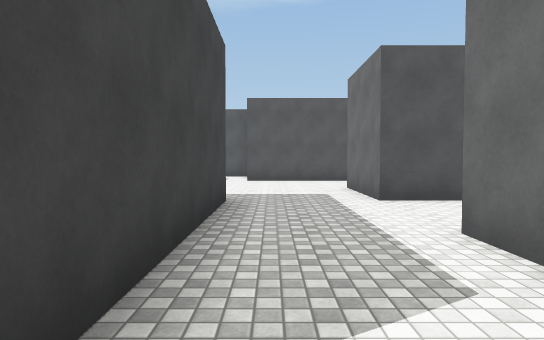
view 1 (above)

24 first-person views from a walk through a scene from a Unity 3-D project. The camera is 1.4 m above the floor, tilts 2° down and sees 75° across. The floor is counted in squares, 2 m on a side. Each view is taken from the middle of a square. On the plan, view 1 faces up. The plan holds only what a view shows up to about 11 squares ahead; the rest is blank. The place goes on beyond the plan. The player character is not drawn. Surface patterns are stand-ins for the level's own textures.

view 2
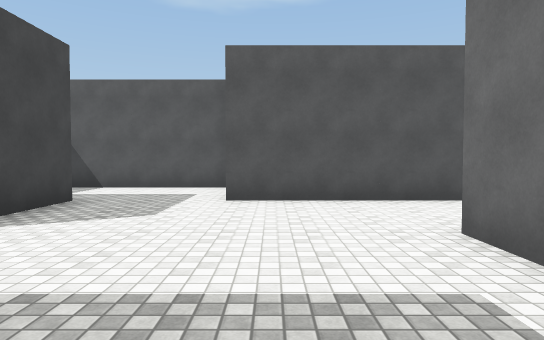

view 3
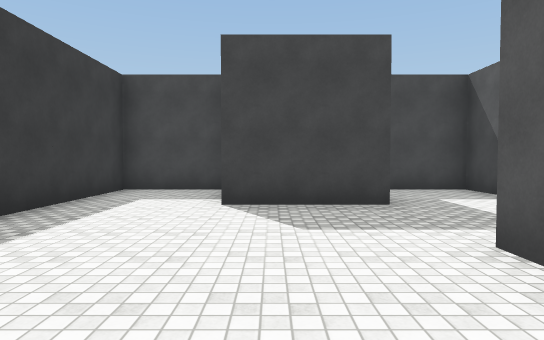

view 4
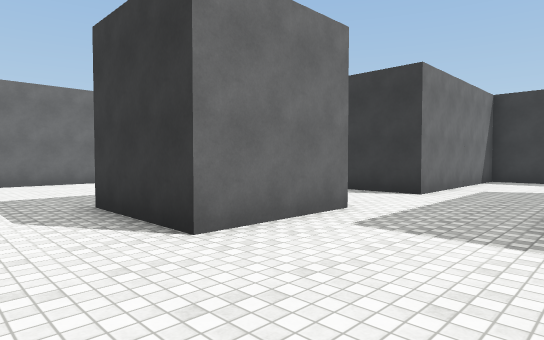

view 5
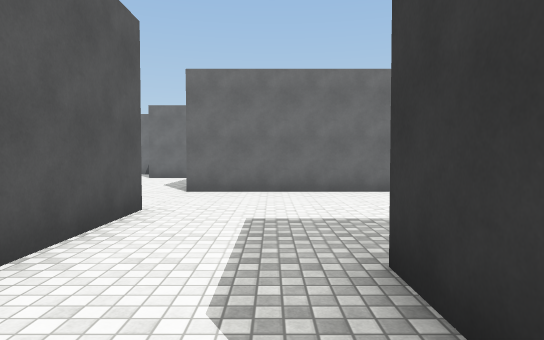

view 6
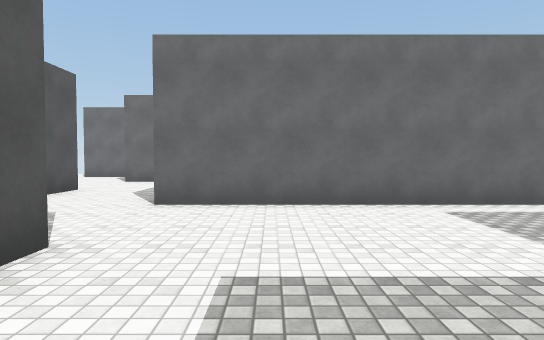

view 7
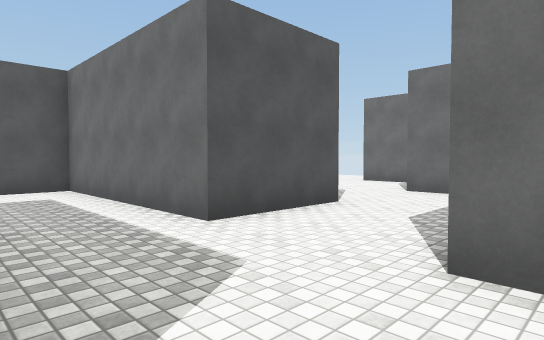

view 8
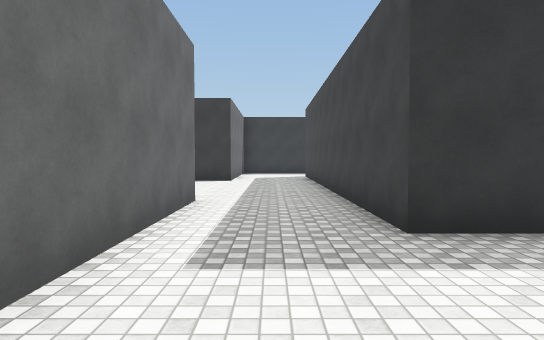

view 9
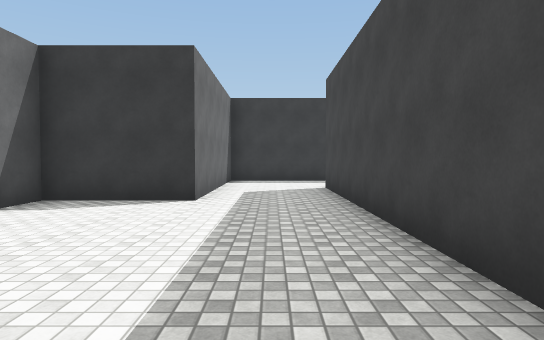

view 10
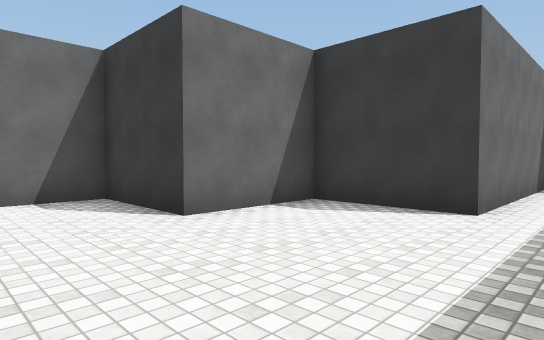

view 11
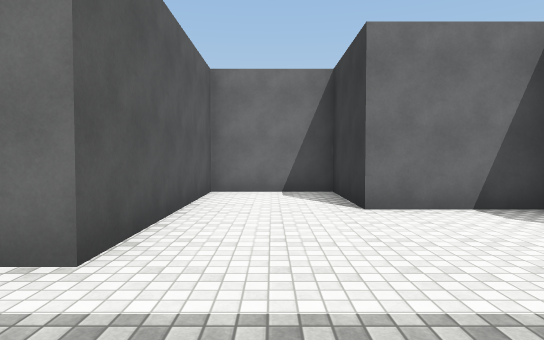

view 12
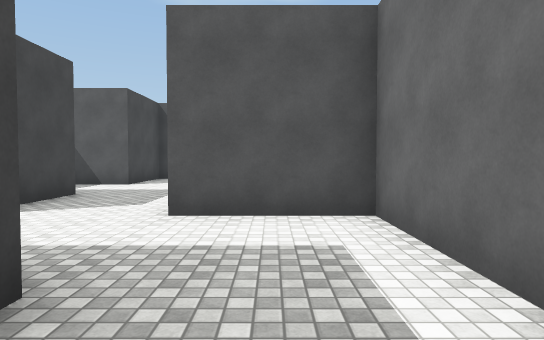

view 13
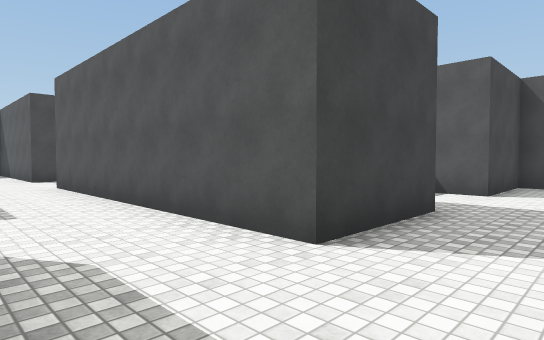

view 14
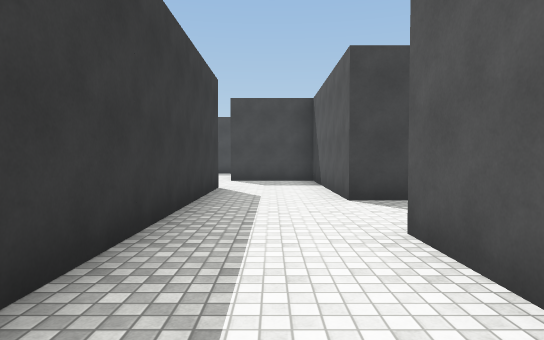

view 15
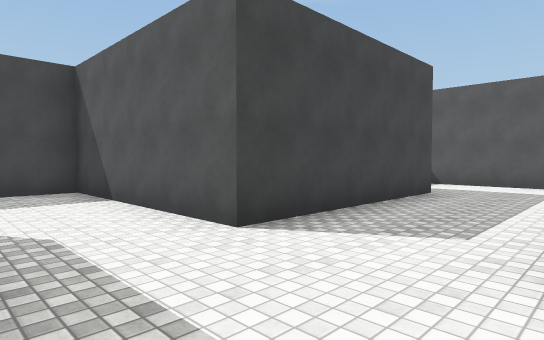

view 16
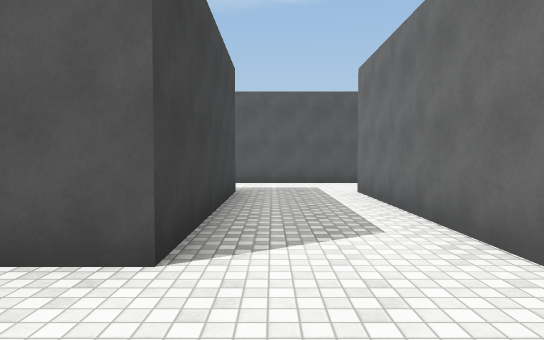

view 17
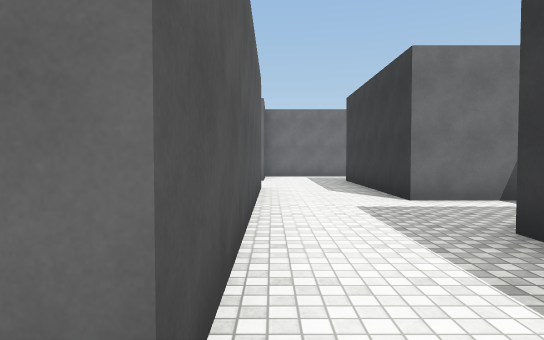

view 18
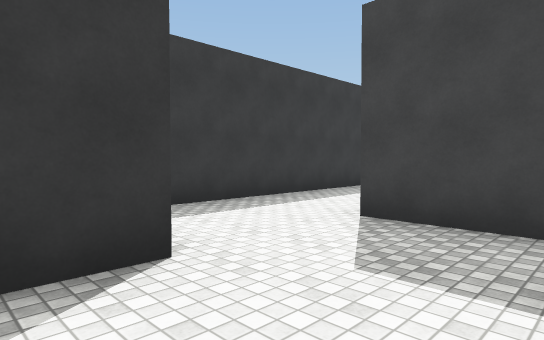

view 19
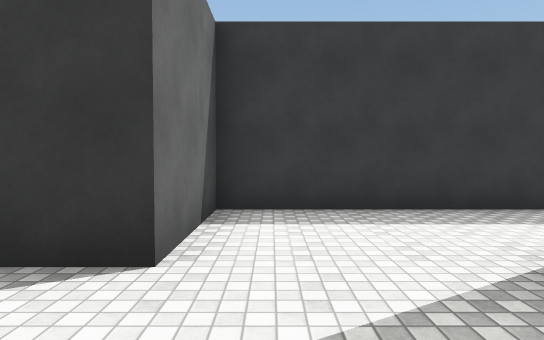

view 20
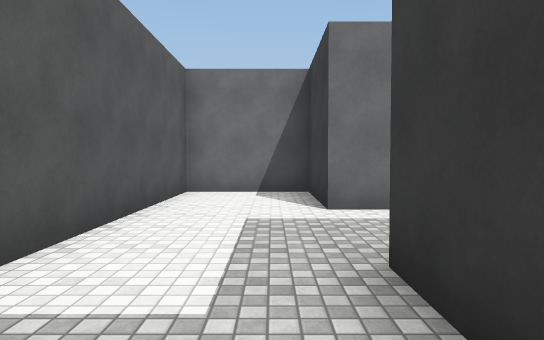

view 21
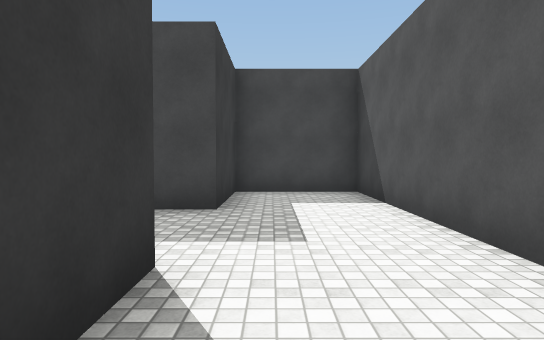

view 22
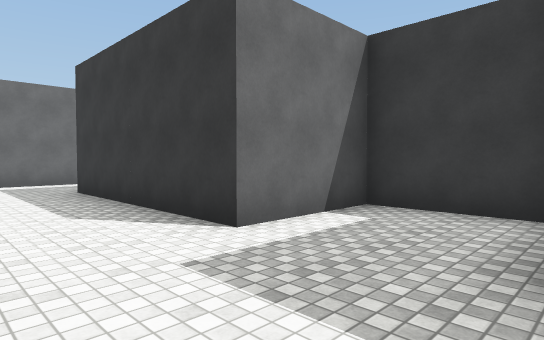

view 23
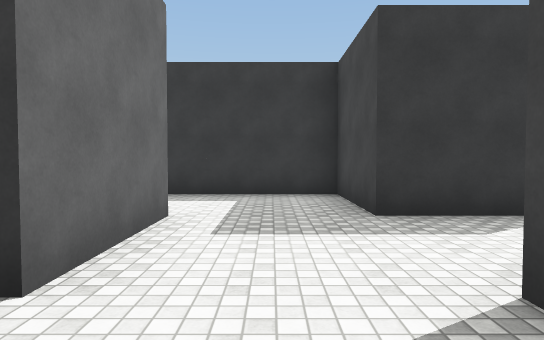

view 24
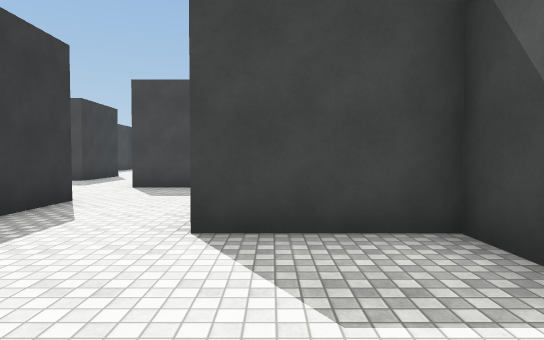

### Floor plan
Points are (right, up) in squares from view 1. A wall is a line through its corners. A room is listed if a view was taken in it or the views show most of it. See-through windows are left out.
Room 1 (views 1, 2, 4)
walls: (-0.7, 5.8) (-0.7, 0.9); (3.1, 5.7) (1.7, 5.7) (1.7, 8.2); (0.5, 10.7) (-0.8, 10.7); (-5.7, 8) (-5.7, 5.8) (-2.1, 5.8); (-3.2, 10.9) (-3.2, 8.2); (-1, 13.2) (-5.7, 13.2) (-5.7, 11.5); (0.5, -1.8) (1.7, -1.8) (1.7, 3.2) (3.4, 3.2)
ways out: opening at (1.5, 9.5) to room 2
Room 2 (views 3, 5, 6, 7, 8, 9, 10, 11, 12, 13, 14, 15, 16, 17, 18, 19, 20, 21, 22, 23)
walls: (1.7, 8.2) (4.3, 8.2) (4.3, 7.9); (6.7, 12.1) (6.7, 10.7) (0.5, 10.7); (-0.5, 13.3) (1.7, 13.3) (1.7, 15.8) (6.8, 15.8); (5.4, 5.8) (6.7, 5.8) (6.7, -4.2); (4.3, 20.9) (4.3, 18.3) (-3.2, 18.3) (-3.2, 23.3) (-0.8, 23.3) (-0.8, 25.8) (-8.2, 25.8) (-8.2, 23.3) (-5.7, 23.3) (-5.7, 18.3) (-10.8, 18.3) (-10.8, 15.8); (14.2, 10.8) (14.2, 13.2); (12.8, 15.8) (11.7, 15.8) (11.7, 13.2) (9.2, 13.2) (9.2, 18.3) (6.8, 18.3); (6.4, -6.7) (9.2, -6.7) (9.2, -1.8) (11.7, -1.8) (11.7, 0.7) (14.2, 0.7) (14.2, 3.2) (9.2, 3.2) (9.2, 10.8) (11.7, 10.8) (11.7, 8.2) (15, 8.2); (-14.5, 13.3) (-8.3, 13.3) (-8.3, 15.8) (-0.8, 15.8)
ways out: opening at (1.5, 9.5) to room 1; opening at (14.5, 14.5) to room 3; opening at (5.5, 19.5); opening at (15.5, 9.5)
Room 3 (view 24)
walls: (16.8, 14.4) (16.8, 15.8)
ways out: opening at (14.5, 14.5) to room 2

Positions as (right, up) in squares from view 1, and headings:
1: (0, 0), facing up
2: (0, 5), facing up
3: (2, 9), facing left
4: (-1, 10), facing down-right
5: (2, 9), facing right
6: (4, 9), facing right
7: (7, 10), facing up-right
8: (8, 9), facing down
9: (8, 4), facing down
10: (8, 3), facing down-right
11: (7, 2), facing right
12: (8, 14), facing up
13: (6, 16), facing up-left
14: (0, 17), facing left
15: (-3, 16), facing up-left
16: (-5, 16), facing up
17: (-4, 18), facing right
18: (-7, 18), facing down-left
19: (-9, 18), facing down
20: (-8, 24), facing right
21: (-1, 24), facing left
22: (-1, 18), facing down-right
23: (13, 15), facing down
24: (15, 14), facing left
